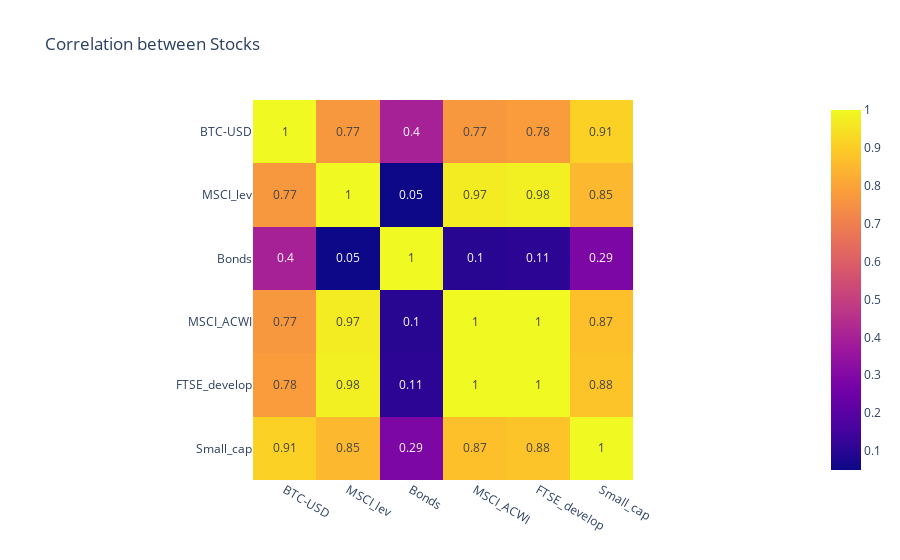

Notebook cell for this chart:
### Code cell
corr_df = df.corr().round(2) # round to 2 decimal places
fig_corr = px.imshow(corr_df, text_auto=True, title = 'Correlation between Stocks')
fig_corr.show()

### Figure 1 — Plotly figure (JSON) as saved in the notebook; plotly's stock layout.template omitted (floating-point values rounded to 4 significant figures)
{"data": [{"coloraxis": "coloraxis", "hovertemplate": "x: %{x}<br>y: %{y}<br>color: %{z}<extra></extra>", "name": "0", "texttemplate": "%{z}", "type": "heatmap", "x": ["BTC-USD", "MSCI_lev", "Bonds", "MSCI_ACWI", "FTSE_develop", "Small_cap"], "xaxis": "x", "y": ["BTC-USD", "MSCI_lev", "Bonds", "MSCI_ACWI", "FTSE_develop", "Small_cap"], "yaxis": "y", "z": [[1, 0.77, 0.4, 0.77, 0.78, 0.91], [0.77, 1, 0.05, 0.97, 0.98, 0.85], [0.4, 0.05, 1, 0.1, 0.11, 0.29], [0.77, 0.97, 0.1, 1, 1, 0.87], [0.78, 0.98, 0.11, 1, 1, 0.88], [0.91, 0.85, 0.29, 0.87, 0.88, 1]]}], "layout": {"coloraxis": {"colorscale": [[0, "#0d0887"], [0.1111, "#46039f"], [0.2222, "#7201a8"], [0.3333, "#9c179e"], [0.4444, "#bd3786"], [0.5556, "#d8576b"], [0.6667, "#ed7953"], [0.7778, "#fb9f3a"], [0.8889, "#fdca26"], [1, "#f0f921"]]}, "title": {"text": "Correlation between Stocks"}, "xaxis": {"anchor": "y", "constrain": "domain", "domain": [0, 1], "scaleanchor": "y"}, "yaxis": {"anchor": "x", "autorange": "reversed", "constrain": "domain", "domain": [0, 1]}}}
